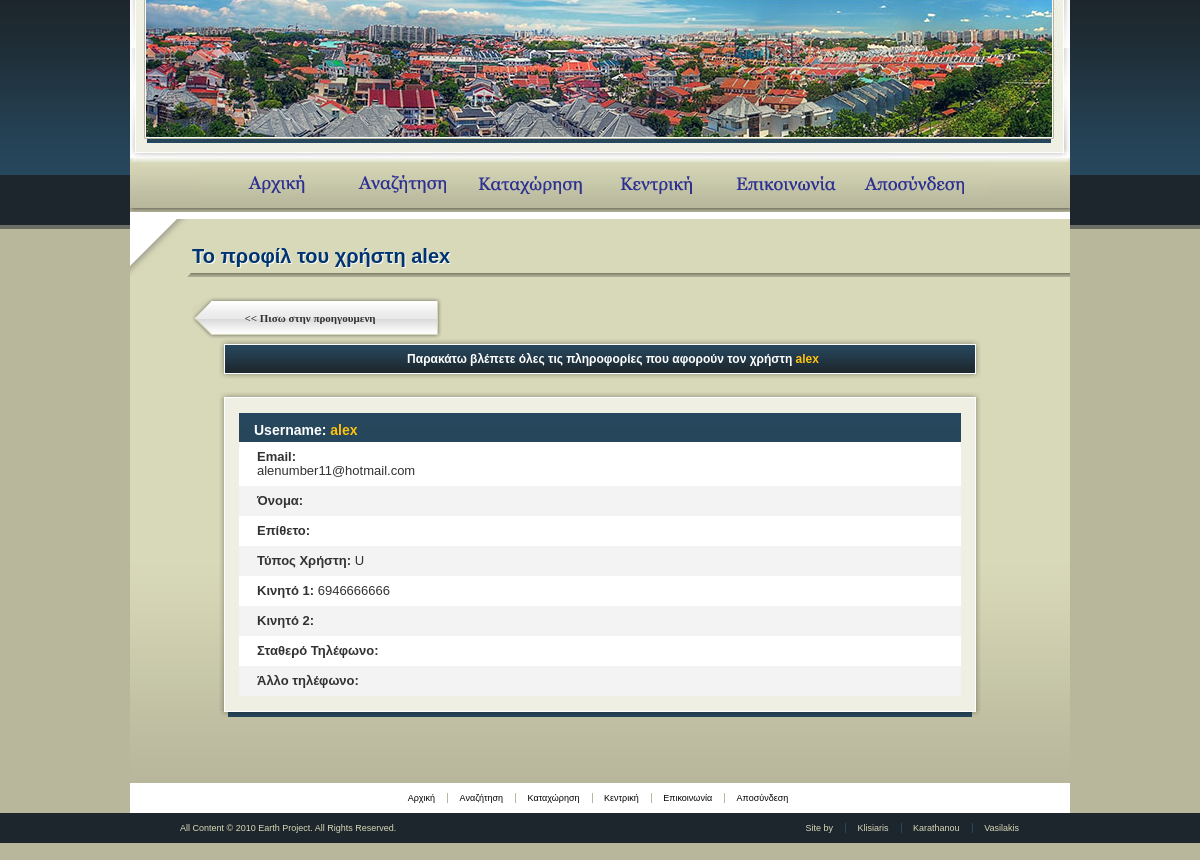
The app's page /site/profUser.php?user=alex (signed in) with its own data.
### tables this page shows
create table users
(
	username char(20) not null,
	password char(16) not null,
	email char(50) not null,
	name varchar(100),
	surname varchar(100),
	user_type enum('A','U'),
	unique(email),
	primary key(username)
);

create table telephone
(
	tel_id int auto_increment,
	home char(10),
	mobile1 char(10) not null,
	mobile2 char(10),
	other char(10),
	user_id char(20) not null,
	primary key(tel_id),
	constraint phones_constr
	foreign key(user_id) references users(username)
	on delete cascade on update cascade
);

### site/profUser.php (called while the page is built, shortened)
<?php
try
{
	$user=strval($_GET['user']);
	showUserProfile($user);
}
catch (Exception $e)
{
	dispHeader('ÓöÜëìá:');
	echo $e->getMessage();
	dispFooter();
	exit;
}
?>

### site/main_functions.php (the view, shortened to what this page needs)
<?php
function showUserProfile($user)
{
	$result = mysql_query("SELECT * FROM users where username='$user'");
	echo "<div class='header-bar-full'><h1 class='blue'>Το προφίλ του χρήστη $user</h1></div>
	<input type='button' id='button-2' name='back' value='<< Πισω στην προηγουμενη' onclick='javascript:history.go(-1)' />
	<div id='sub-header'>Παρακάτω βλέπετε όλες τις πληροφορίες που αφορoύν τον χρήστη <span class='yellow'>$user</span></div>";
echo "<div class='content-box-1'>
<div class='content-box-1-top'></div>
<div class='content-box-1-middle'>
<div class='content-box-1-content'> <div align='left'>";
	while($row = mysql_fetch_array($result))
	{
		echo "<div id='userCoreInfo'>
	<div id='userProfileName'><span id='userProfileWhite'>Username: </span>".$row['username']."</div>
	</div>
<div class='userProfileSubInfo whitebg'>
				<div class='userProfileInfo'><strong>Email: </strong>".$row['email']."</div>
				<div class='clearDiv'>&nbsp;</div>
			</div>
<div class='userProfileSubInfo'>
				<div class='userProfileInfo'><strong>Όνομα: </strong>".$row['name']."</div>
				<div class='clearDiv'>&nbsp;</div>
			</div>
<div class='userProfileSubInfo whitebg'>
				<div class='userProfileInfo'><strong>Επίθετο: </strong>".$row['surname']."</div>
				<div class='clearDiv'>&nbsp;</div>
			</div>
<div class='userProfileSubInfo'>
				<div class='userProfileInfo'><strong>Τύπος Χρήστη: </strong>".$row['user_type']."</div>
				<div class='clearDiv'>&nbsp;</div>
			</div>";
	}
	$result = mysql_query("SELECT * FROM telephone where user_id='$user'");
	while($row = mysql_fetch_array($result))
	{
	echo "<div class='userProfileSubInfo whitebg'>
				<div class='userProfileInfo'><strong>Κινητό 1: </strong>".$row['mobile1']."</div>
				<div class='clearDiv'>&nbsp;</div>
			</div>
<div class='userProfileSubInfo'>
				<div class='userProfileInfo'><strong>Κινητό 2: </strong>".$row['mobile2']."</div>
				<div class='clearDiv'>&nbsp;</div>
			</div>
<div class='userProfileSubInfo whitebg'>
				<div class='userProfileInfo'><strong>Σταθερό Τηλέφωνο: </strong>".$row['home']."</div>
				<div class='clearDiv'>&nbsp;</div>
			</div>
<div class='userProfileSubInfo'>
				<div class='userProfileInfo'><strong>Άλλο τηλέφωνο: </strong>".$row['other']."</div>
				<div class='clearDiv'>&nbsp;</div>
			</div>";
	}
	echo "
	</div></div>
</div>
<div class='content-box-1-bottom'>&nbsp;</div>
 </div>";
}
?>

### site/mystyle.css (style rules this page uses)
body { margin:0; color:#323232; font-family:verdana,tahoma,sans-serif; background:#b8b79c url(images/bg-body.gif) repeat-x top; font-size:13px; min-width:940px; }
select, input, textarea { font:11px verdana,sans-serif;vertical-align:middle; }
h1 { margin:0; }
.header-bar-full { width:883px; margin:0 -63px 20px -5px; padding:0 0 9px 5px; background:url(images/bg-header-bar-full.gif) no-repeat left bottom; }
.blue { color:#003471; font-size:20px; font-family:Georgia, Arial, "Times New Roman", Times; text-shadow:1px 1px 1px #fff; }
.yellow { color:#ffc20e; }
#sub-header { width:762px; height:40px; color:#fff; text-align:center; font-size:12px; font-weight:bold; margin-left:27px; padding: 13px 13px 0 13px; background:url(images/bg-sub-header.png) no-repeat left top; }
.content-box-1 { width:762px; height:auto; margin-left: 27px; }
.content-box-1-top { width:762px; height:6px; background:url(images/content-box-762-top.png) no-repeat left top; }
.content-box-1-middle { width:762px; color:#323232; line-height:14px; background: url(images/content-box-762-middle.png) repeat-y left top; }
.content-box-1-content { padding:15px 20px 15px 20px; }
.content-box-1-bottom { width:762px; height:7px; background:url(images/content-box-762-bottom.png) no-repeat left top; }
.whitebg { background-color: #fff; }
#button-2 { background:transparent url(images/btn-back.png) no-repeat top left; padding-bottom:2px; padding-right:20px; border:none; width:250px; height:42px; color:#333; text-decoration:none; font:bold 11px Georgia, "Times New Roman", Times; cursor:pointer; }
#userCoreInfo { width: auto; height: 29px; background: #1d262c url('images/bg-detail-blue.gif') repeat-x; }
#userProfileName { padding-top: 10px; padding-left: 15px; font-size: 14px; font-weight: bold; color: #ffc20e; }
#userProfileWhite { font-size: 14px; font-weight: bold; color: #fff; }
.userProfileSubInfo { clear: both; background-color: #f3f3f3; }
.userProfileInfo { float: left; display: inline; margin-left: 10px; padding: 8px; width: 183px; }

### records on screen
users: username "alex", email "alenumber11@hotmail.com", user_type "U"
telephone: mobile1 "6946666666"

### other values on screen
$user "alex"
